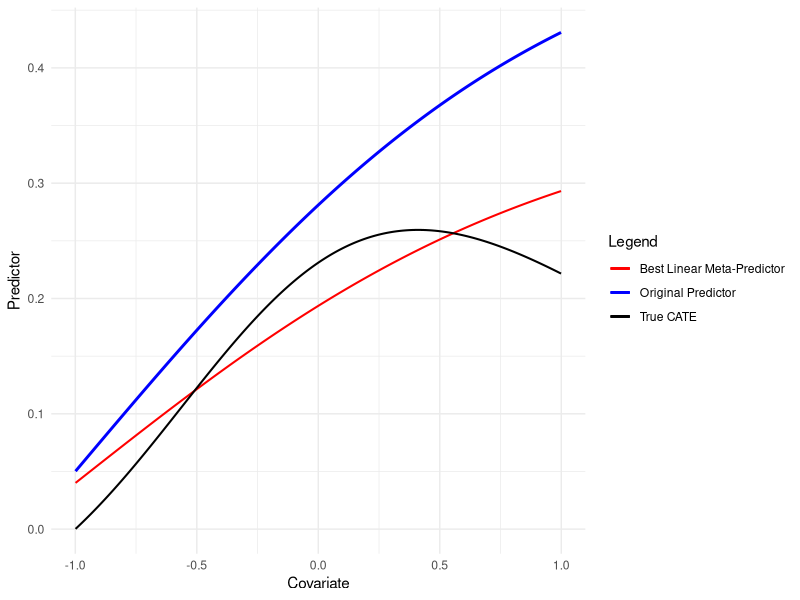
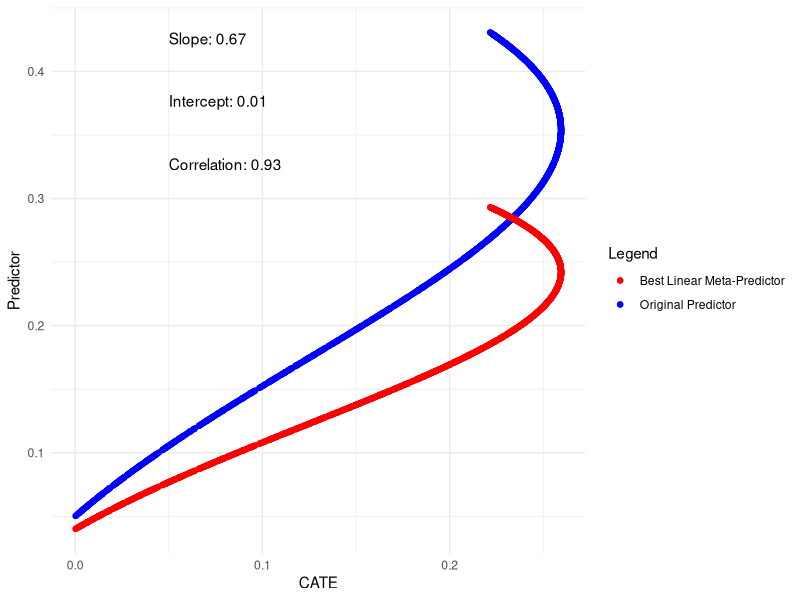
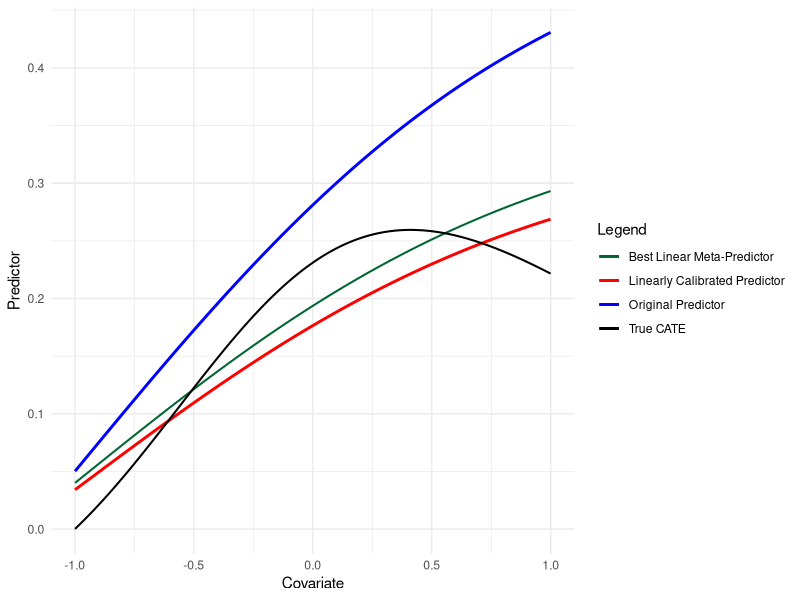
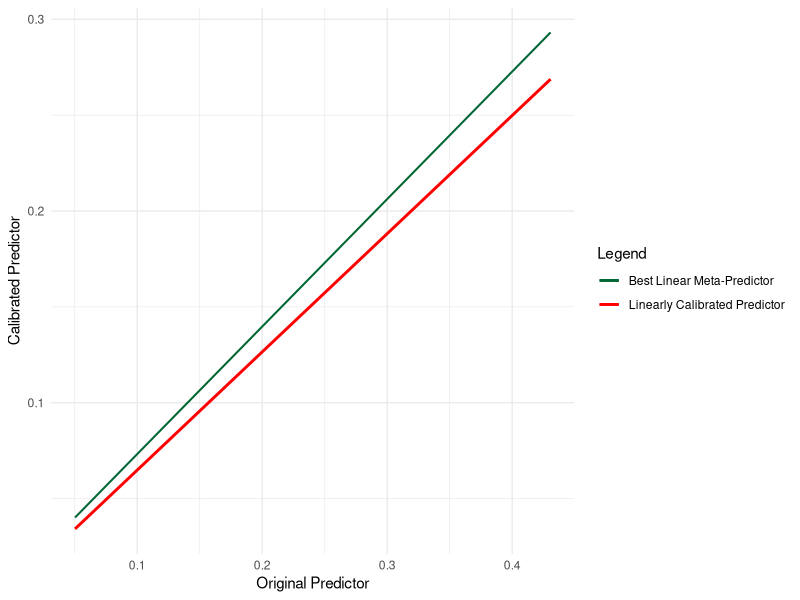
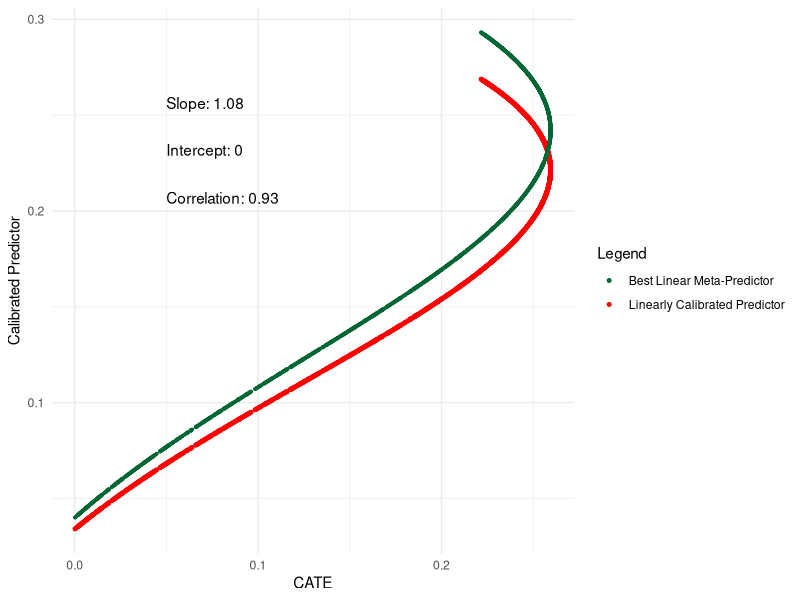
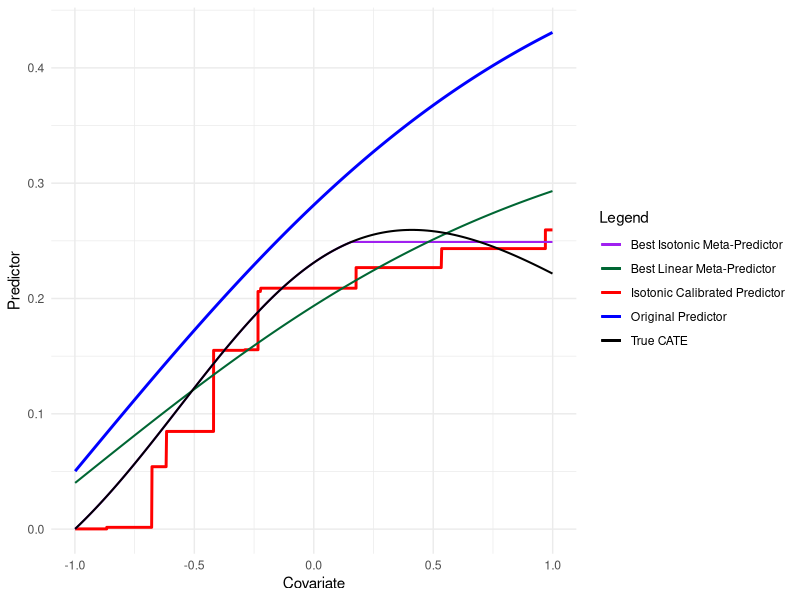
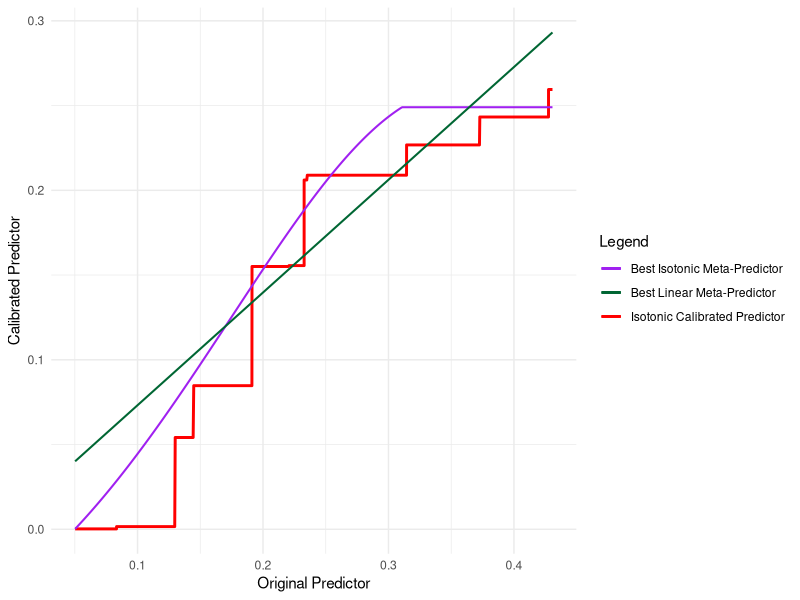
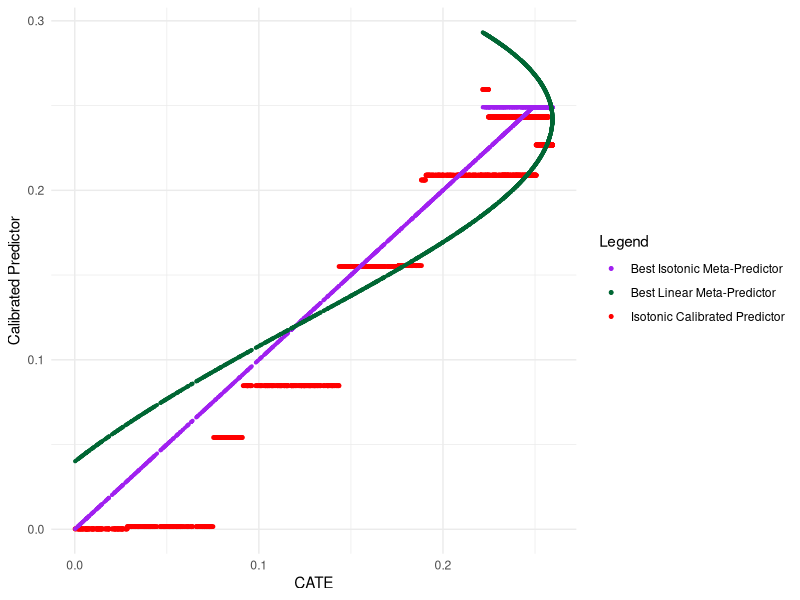

Here is the R script that generated these plots, in order:
## ---- chunk 1
knitr::opts_chunk$set(echo = TRUE)
## ---- chunk 2
set.seed(12345)
n <- 2000
# covariate
W <- runif(n, -1, 1)

# treatment
pi <- plogis(0.5*W)
A <- rbinom(n, size = 1, pi)

# outcome regression and cate
mu0 <- plogis(W)
mu1 <- plogis(1 + 2*W)
cate <- mu1 - mu0

# potential outcomes
Y0 <- rbinom(n, size = 1, mu0)
Y1 <- rbinom(n, size = 1, plogis(1 + 2*W))
 
# observed outcome
Y <- ifelse(A==1, Y1, Y0)
## ---- chunk 3

# use machine learning to obtain initial predictor of ITE Y_1 - Y_0
# for simplicity, we define our predictor tau.hat as a fixed function.

tau.hat <- plogis(1 + W  ) - 0.45
  
## ---- chunk 4
library(ggplot2)

# predictor is misspecified but not that badly
p <- ggplot(data = data.frame(tau.hat, cate), aes(x = tau.hat, y = cate)) +
  geom_point(color = "blue") +
  labs(x = "predictor", y = "cate") +
  geom_smooth(method = 'lm', formula = y ~ x, color = "red") +
  theme_minimal()

cor_tau <-  cor(tau.hat, cate)
# Calculate the regression coefficients
fit <- lm(cate ~ tau.hat, data = data.frame(tau.hat, cate))
intercept <- coef(fit)[1]
slope <- coef(fit)[2]

tau.BLP.oracle <- intercept + tau.hat * slope

p <- ggplot(data = data.frame( tau.hat, tau.BLP.oracle, cate, W), aes(y = tau.hat, x = W)) +
  geom_line(aes(color = "Original Predictor"), show.legend = TRUE, size = 1) +
  labs(x = "Covariate", y = "Predictor") +
  geom_line(aes(y = tau.BLP.oracle, color = "Best Linear Meta-Predictor"), show.legend = TRUE, size = 0.7, alpha = 1) +
   geom_line(aes(y = cate, color = "True CATE"), show.legend = TRUE, size = 0.7, alpha = 1) +
  scale_color_manual(
    name = "Legend",
    values = c("Original Predictor" = "blue", "Best Linear Meta-Predictor" = "red",
               "True CATE" = "black")
  ) +
  theme_minimal()
 

p

## ---- chunk 5
# plot best linear predictor (oracle)
p <- ggplot(data = data.frame( tau.hat, tau.BLP.oracle, cate), aes(y = tau.hat, x = cate)) +
  geom_point(aes(color = "Original Predictor"), show.legend = TRUE) +
  labs(y = "Predictor", x = "CATE") +
  geom_point(aes(y = tau.BLP.oracle, color = "Best Linear Meta-Predictor"), show.legend = TRUE) +
  scale_color_manual(
    name = "Legend",
    values = c("Original Predictor" = "blue", "Best Linear Meta-Predictor" = "red")
  ) +
  theme_minimal()
 


# Add the slope and intercept to the plot
p <- p +
  annotate(
    "text", x = 0.05, y = max(tau.hat), label = paste("Slope:", round(slope, 2)),
    hjust = 0, vjust = 1, color = "black"
  ) +
  annotate(
    "text", x = 0.05, y = max(tau.hat)- 0.05, label = paste("Intercept:", round(intercept, 2)),
    hjust = 0, vjust = 0.9, color = "black"
  ) +
  annotate(
    "text", x = 0.05, y = max(tau.hat)- 0.1, label = paste("Correlation:", round(cor_tau, 2)),
    hjust = 0, vjust = 0.9, color = "black"
  )

# Display the plot
print(p)



## ---- chunk 6
# unbiased surrogate outcome for CATE/ITE
pseudo_outcome <- cate + (A/pi) * (Y - mu1) - ((1-A)/(1-pi)) * (Y - mu0)

# fit best linear predictor of tau.hat of the surrogate outcome
# provides estimat of BLP of ITE/CATE
fit <- lm(pseudo_outcome ~ tau.hat, data = data.frame(tau.hat, pseudo_outcome))
intercept <- coef(fit)[1]
slope <- coef(fit)[2]

# get linear calibrated predictor, i.e. BLP given tau.hat
tau.BLP.hat <- intercept + slope * tau.hat





cor_tau <-  cor(tau.BLP.hat, cate)
# Calculate the regression coefficients
fit <- lm(cate ~ tau.hat, data = data.frame(tau.hat, cate))
intercept <- coef(fit)[1]
slope <- coef(fit)[2]

tau.BLP.oracle <- intercept + tau.hat * slope
## ---- chunk 7


tau.iso.oracle <- as.stepfun(isoreg(tau.hat, cate))(tau.hat)

p <- ggplot(data = data.frame(tau.BLP.hat, tau.hat, tau.BLP.oracle, W, cate), aes(x = W, y = tau.BLP.hat)) +
  geom_line(aes(color = "Linearly Calibrated Predictor"), show.legend = TRUE, size = 1) +
  labs(x = "Covariate", y = "Predictor") +
  geom_line(aes(y = tau.BLP.oracle, color = "Best Linear Meta-Predictor"), show.legend = TRUE, alpha = 1,  size = 0.7)+ 
  geom_line(aes(y = tau.hat, color = "Original Predictor"), show.legend = TRUE, alpha = 1,  size = 1)+ 
  geom_line(aes(y = cate, color = "True CATE"), show.legend = TRUE, alpha = 1,  size = 0.7)+  
  scale_color_manual(
    name = "Legend",
    values = c("Linearly Calibrated Predictor" = "red", 
               "Best Linear Meta-Predictor" = "#006633",
               "Original Predictor" = "blue",
               "True CATE" = "black")
  ) +
  theme_minimal()
p

 
## ---- chunk 8

 
p <- ggplot(data = data.frame(tau.BLP.hat, tau.hat, tau.BLP.oracle), aes(x = tau.hat, y = tau.BLP.hat)) +
  geom_line(aes(color = "Linearly Calibrated Predictor"), show.legend = TRUE, size = 1) +
  labs(x = "Original Predictor", y = "Calibrated Predictor") +
  geom_line(aes(y = tau.BLP.oracle, color = "Best Linear Meta-Predictor"), show.legend = TRUE, alpha = 1,  size = 0.7)+ 
  scale_color_manual(
    name = "Legend",
    values = c(
               "Best Linear Meta-Predictor" = "#006633",
               "Linearly Calibrated Predictor" = "red")
  ) +
  theme_minimal()
p



 
## ---- chunk 9

 

 cor_tau <-  cor(tau.BLP.hat, cate)
# Calculate the regression coefficients
fit <- lm(cate ~ tau.BLP.hat, data = data.frame(tau.BLP.hat, cate))
intercept <- coef(fit)[1]
slope <- coef(fit)[2]

 

p <- ggplot(data = data.frame(tau.BLP.hat, tau.hat,  tau.BLP.oracle, cate), aes(y = tau.BLP.hat, x = cate)) +
  geom_point(aes(color = "Linearly Calibrated Predictor"), show.legend = TRUE, size = 1) +
  labs(y = "Calibrated Predictor", x = "CATE") +
  geom_point(aes(y = tau.BLP.oracle, color = "Best Linear Meta-Predictor"), show.legend = TRUE, alpha = 1,  size = 0.7)+ 
  scale_color_manual(
    name = "Legend",
    values = c("Linearly Calibrated Predictor" = "red", 
               "Best Linear Meta-Predictor" = "#006633")
  ) +
  theme_minimal()
 



 

# Add the slope and intercept to the plot
p <- p +
  annotate(
    "text", x = 0.05, y = max(cate), label = paste("Slope:", round(slope, 2)),
    hjust = 0, vjust = 1, color = "black"
  ) +
  annotate(
    "text", x = 0.05, y = max(cate)- 0.025, label = paste("Intercept:", round(intercept, 2)),
    hjust = 0, vjust = 0.9, color = "black"
  ) +
  annotate(
    "text", x = 0.05, y = max(cate)- 0.05, label = paste("Correlation:", round(cor_tau, 2)),
    hjust = 0, vjust = 0.9, color = "black"
  )

# Display the plot
print(p)


## ---- chunk 10
# unbiased surrogate outcome for CATE/ITE
pseudo_outcome <- cate + (A/pi) * (Y - mu1) - ((1-A)/(1-pi)) * (Y - mu0)
# fit isotonic regression of pseudo outcome
tau.iso.hat <- as.stepfun(isoreg(tau.hat, pseudo_outcome))(tau.hat)
# note isotonic regression overfits at very end boundaries of tau.hat
# tmp fix: bound predictions into range of cate.
tau.iso.hat <- pmin(pmax(tau.iso.hat, min(cate)), max(cate))
 

## ---- chunk 11


tau.iso.oracle <- as.stepfun(isoreg(tau.hat, cate))(tau.hat)

p <- ggplot(data = data.frame(tau.iso.hat, tau.hat, tau.iso.oracle, tau.BLP.oracle, W, cate), aes(x = W, y = tau.iso.hat)) +
  geom_line(aes(color = "Isotonic Calibrated Predictor"), show.legend = TRUE, size = 1) +
  labs(x = "Covariate", y = "Predictor") +
  geom_line(aes(y = tau.iso.oracle, color = "Best Isotonic Meta-Predictor", alpha = 1), show.legend = TRUE, alpha = 1, size = 0.7) +
  geom_line(aes(y = tau.BLP.oracle, color = "Best Linear Meta-Predictor"), show.legend = TRUE, alpha = 1,  size = 0.7)+ 
  geom_line(aes(y = tau.hat, color = "Original Predictor"), show.legend = TRUE, alpha = 1,  size = 1)+ 
  geom_line(aes(y = cate, color = "True CATE"), show.legend = TRUE, alpha = 1,  size = 0.7)+  
  scale_color_manual(
    name = "Legend",
    values = c("Isotonic Calibrated Predictor" = "red", 
               "Best Isotonic Meta-Predictor" = "purple",
               "Best Linear Meta-Predictor" = "#006633",
               "Original Predictor" = "blue",
               "True CATE" = "black")
  ) +
  theme_minimal()
p

 
## ---- chunk 12


tau.iso.oracle <- as.stepfun(isoreg(tau.hat, cate))(tau.hat)

p <- ggplot(data = data.frame(tau.iso.hat, tau.hat, tau.iso.oracle, tau.BLP.oracle), aes(x = tau.hat, y = tau.iso.hat)) +
  geom_line(aes(color = "Isotonic Calibrated Predictor"), show.legend = TRUE, size = 1) +
  labs(x = "Original Predictor", y = "Calibrated Predictor") +
  geom_line(aes(y = tau.iso.oracle, color = "Best Isotonic Meta-Predictor", alpha = 1), show.legend = TRUE, alpha = 1, size = 0.7) +
  geom_line(aes(y = tau.BLP.oracle, color = "Best Linear Meta-Predictor"), show.legend = TRUE, alpha = 1,  size = 0.7)+ 
  scale_color_manual(
    name = "Legend",
    values = c("Isotonic Calibrated Predictor" = "red", 
               "Best Isotonic Meta-Predictor" = "purple",
               "Best Linear Meta-Predictor" = "#006633",
               "Original Predictor" = "blue",
               "True CATE" = "black")
  ) +
  theme_minimal()
p

 
## ---- chunk 13

p <- ggplot(data = data.frame(tau.iso.hat, cate), aes(x = cate, y = tau.iso.hat)) +
  geom_point(color = "blue") +
  labs(x = "predictor", y = "cate") +
  geom_smooth(method = 'lm', formula = y ~ x, color = "red") +
  theme_minimal()

p <- ggplot(data = data.frame(tau.iso.hat, tau.hat, tau.iso.oracle, tau.BLP.oracle, cate), aes(y = tau.iso.hat, x = cate)) +
  geom_point(aes(color = "Isotonic Calibrated Predictor"), show.legend = TRUE, size = 1) +
  labs(x = "CATE", y = "Calibrated Predictor") +
  geom_point(aes(y = tau.iso.oracle, color = "Best Isotonic Meta-Predictor", alpha = 1), show.legend = TRUE, alpha = 1, size = 0.7) +
  geom_point(aes(y = tau.BLP.oracle, color = "Best Linear Meta-Predictor"), show.legend = TRUE, alpha = 1,  size = 0.7)+ 
  scale_color_manual(
    name = "Legend",
     values = c("Isotonic Calibrated Predictor" = "red", 
               "Best Isotonic Meta-Predictor" = "purple",
               "Best Linear Meta-Predictor" = "#006633",
               "Original Predictor" = "blue",
               "True CATE" = "black")
  ) +
  theme_minimal()
 


cor_tau <-  cor(tau.iso.hat, cate)
# Calculate the regression coefficients
fit <- lm(cate ~ tau.iso.hat, data = data.frame(tau.iso.hat, cate))
intercept <- coef(fit)[1]
slope <- coef(fit)[2]

 

# Display the plot
print(p)


